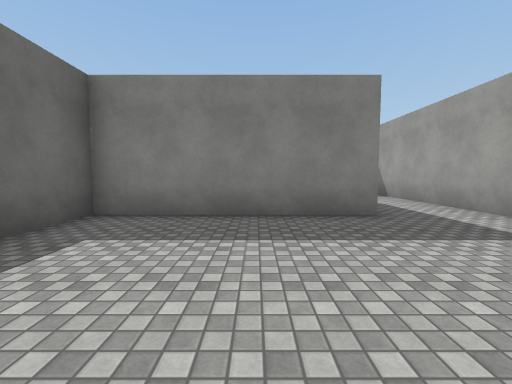
[1] (above)

16 first-person views from a walk through a scene from a Unity 3-D project. The camera is 1.4 m above the floor, tilts 4° down and sees 90° across. The floor is counted in squares, 2 m on a side. Each view is taken from the middle of a square. On the plan, view 1 faces up. The plan holds only what a view shows up to about 9 squares ahead; the rest is blank. The place goes on beyond the plan. The player character is not drawn. Surface patterns are stand-ins for the level's own textures.

[2]
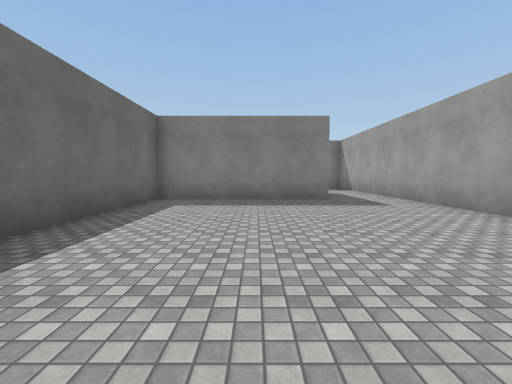

[3]
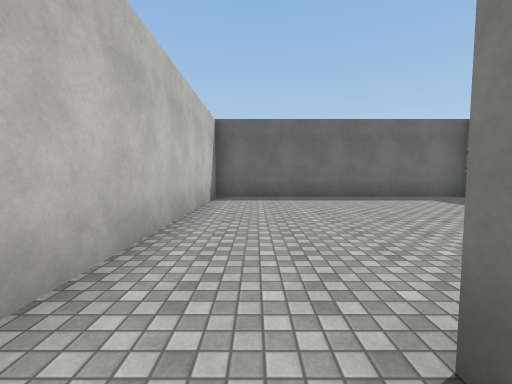

[4]
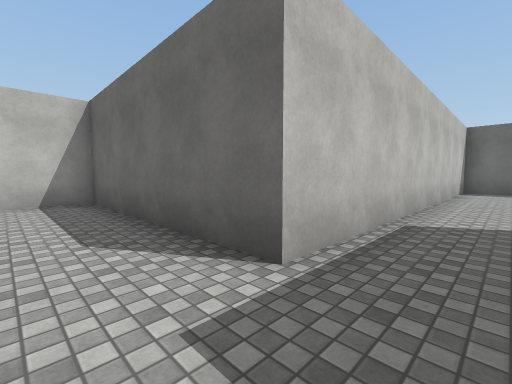

[5]
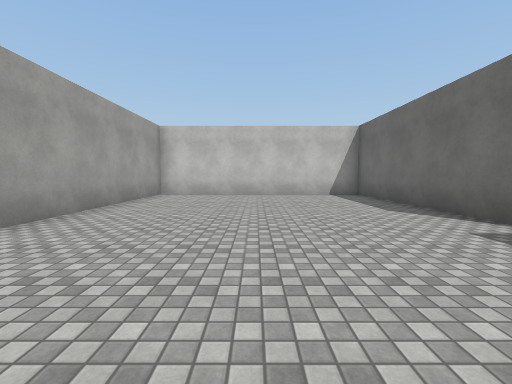

[6]
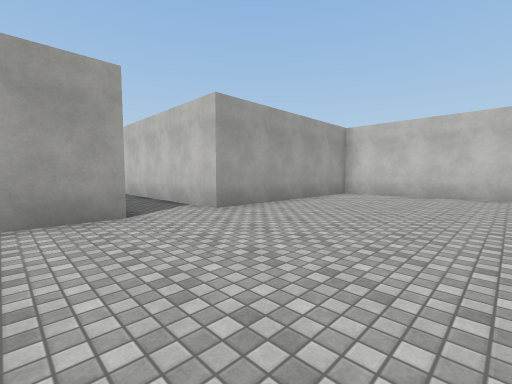

[7]
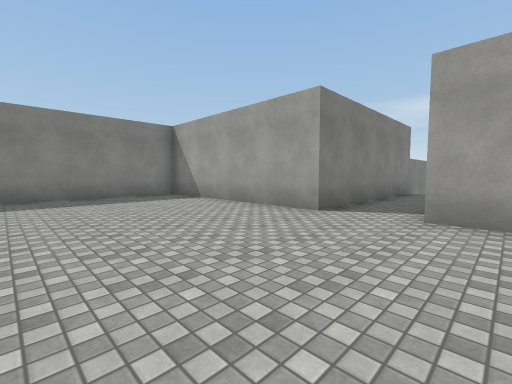

[8]
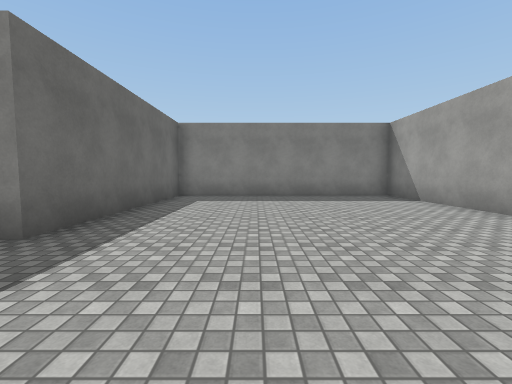

[9]
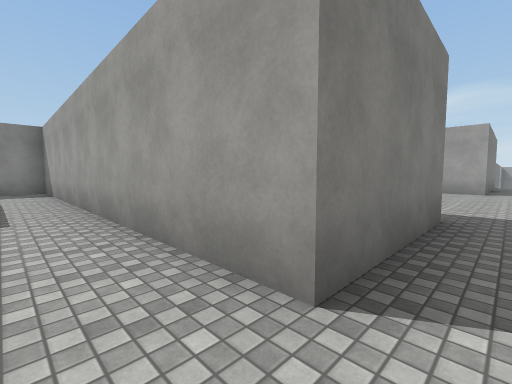

[10]
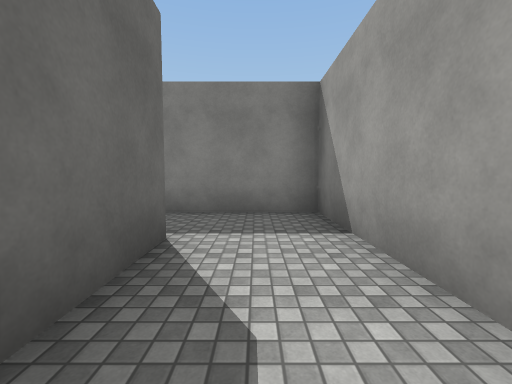

[11]
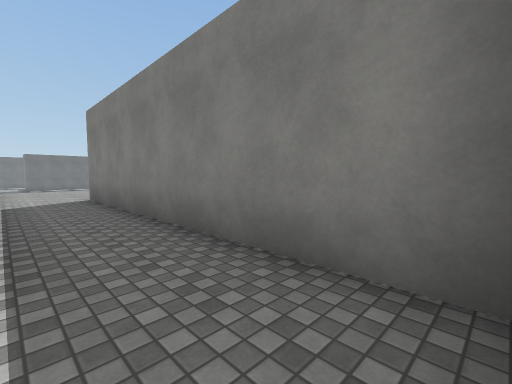

[12]
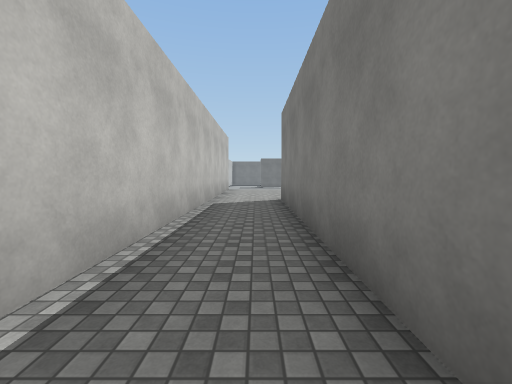

[13]
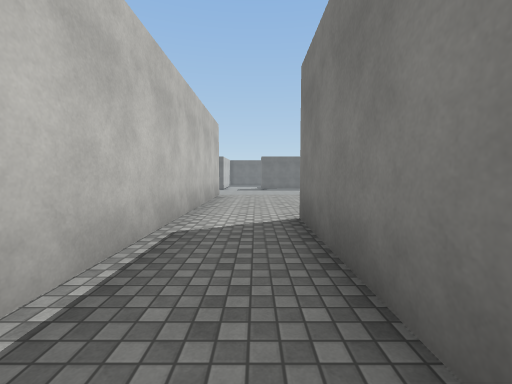

[14]
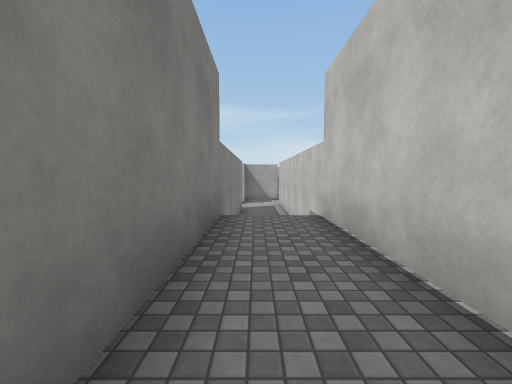

[15]
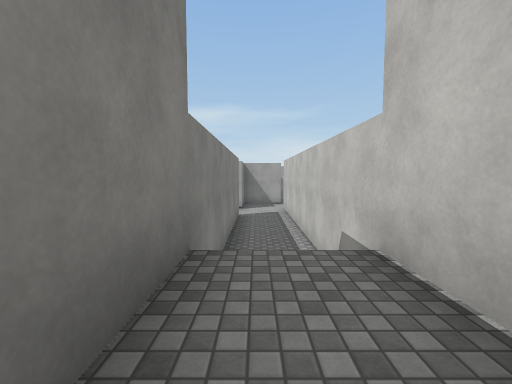

[16]
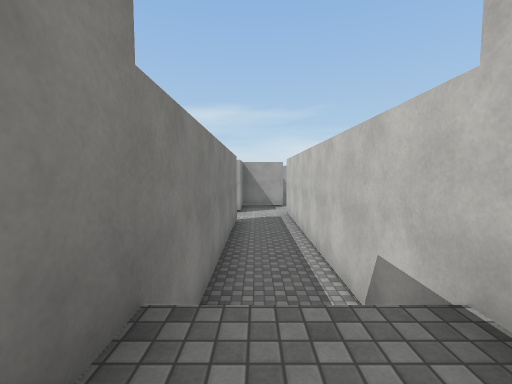

### Floor plan
Points are (right, up) in squares from view 1. A wall is a line through its corners. A room is listed if a view was taken in it or the views show most of it. See-through windows are left out.
Room 1 (views 1, 2, 9, 10, 11, 12, 13)
walls: (2.1, 4.4) (-2.8, 4.4) (-2.8, -3.1) (3.6, -3.1); (4.1, -1.4) (4.1, 9.7) (-4.1, 9.7); (-5.5, 7.8) (2, 7.8) (2.1, 5.8)
ways out: opening at (4.5, -2.5) to room 2; opening at (-5.5, 8.5)
Room 2 (views 3, 4, 5, 6, 7, 8, 14, 15, 16)
walls: (3.6, -3.1) (7.5, -3.1) (7.5, -8.9) (14.3, -8.9) (14.3, -3.1) (23.5, -3.1); (23.5, -1.4) (14.3, -1.4) (14.3, 4.4) (7.5, 4.4) (7.5, -1.4) (4.1, -1.4)
ways out: opening at (4.5, -2.5) to room 1

Positions as (right, up) in squares from view 1, and headings:
1: (0, 0), facing up
2: (0, -3), facing up
3: (5, -2), facing left
4: (9, -2), facing down-left
5: (11, 0), facing down
6: (10, 0), facing down-right
7: (10, -4), facing up-right
8: (10, -4), facing up
9: (3, -2), facing up-right
10: (3, 5), facing up
11: (4, 8), facing up-left
12: (3, 9), facing left
13: (0, 9), facing left
14: (16, -2), facing right
15: (18, -2), facing right
16: (19, -2), facing right
